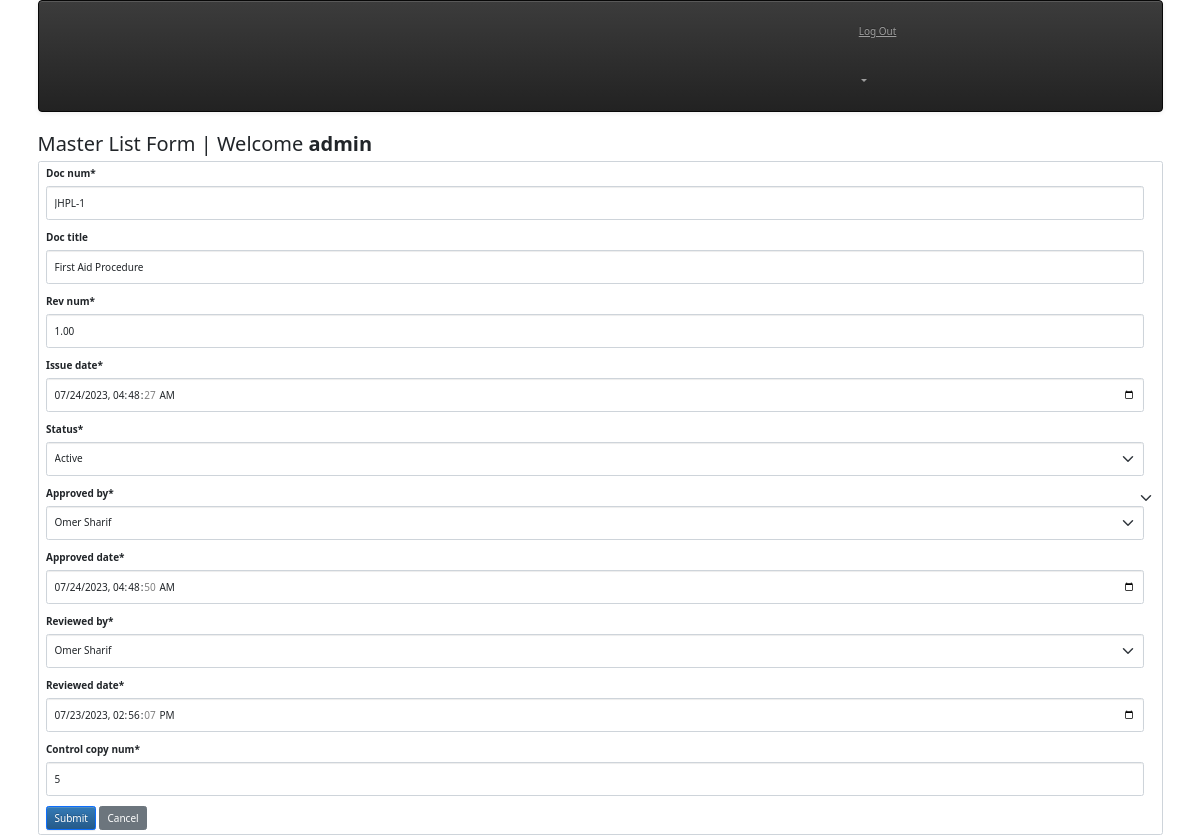
Page /jhpl-ims/master-list/1/update (signed in) on the committed database.
### jhpl_ims/models.py (models this page shows, shortened)
class jhpl_ims_masterlist(models.Model):
    STATUS_SELECT = [
        ("Active", "Active"),
        ("Obsolete", "Obsolete"),
        ]
    ims_masterlist_id = models.AutoField(primary_key=True)
    owner = models.ForeignKey(settings.AUTH_USER_MODEL, on_delete=models.CASCADE)
    doc_num = models.CharField(max_length=200, null = False, blank= False)
    doc_title = models.CharField(max_length=200, null=True, blank=True)
    rev_num = models.DecimalField(max_digits=7, decimal_places=2, null=True)
    issue_date = models.DateTimeField()
    status = models.CharField(max_length=8, choices=STATUS_SELECT)
    approved_by = models.ForeignKey("doc_controller", on_delete=models.CASCADE, related_name="jhpl_approved_by")
    approved_date = models.DateTimeField()
    reviewed_by = models.ForeignKey("doc_controller", on_delete=models.CASCADE, related_name="jhpl_reviewed_by")
    reviewed_date = models.DateTimeField()
    control_copy_num = models.IntegerField()
    created_at = models.DateTimeField(auto_now=True)
    updated_at = models.DateTimeField(auto_now=True)

### jhpl_ims/views.py (the view, shortened to what this page needs)
# urls.py: path('master-list/<int:pk>/update', views.MasterUpdateView.as_view(
class MasterUpdateView(LoginRequiredMixin, View):
    model = jhpl_ims_masterlist
    success_url = reverse_lazy('jhpl_ims/index.html')
    template = 'jhpl_ims/jhpl_ims_masterlist_form.html'
    def get(self, request, pk):
        masterlist = get_object_or_404(self.model, pk=pk)
        form = MasterListForm(instance=masterlist)
        ctx = {'form': form}
        return render(request, self.template, ctx)

### jhpl_ims/forms.py
class MasterListForm(forms.ModelForm):
    class Meta:
        model = jhpl_ims_masterlist
        exclude = ["owner"]
        widgets = {
            'doc_num': forms.TextInput(attrs={'class': 'form-control'}),
            'doc_title': forms.TextInput(attrs={'class': 'form-control'}),
            'rev_num': forms.NumberInput(attrs={'class': 'form-control'}),
            'issue_date': forms.DateTimeInput(attrs={'type': 'datetime-local', 'class': 'form-control'}),
            'status': forms.Select(attrs={'class': 'form-control'}),
            'approved_by': forms.Select(attrs={'class': 'form-control'}),
            'approved_date': forms.DateTimeInput(attrs={'type': 'datetime-local', 'class': 'form-control'}),
            'reviewed_by': forms.Select(attrs={'class': 'form-control'}),
            'reviewed_date': forms.DateTimeInput(attrs={'type': 'datetime-local', 'class': 'form-control'}),
            'control_copy_num': forms.NumberInput(attrs={'class': 'form-control'}),
        }

### jhpl_ims/models.py (called while the page is built)
    def __str__(self):
        return self.name

### jhpl_ims/templates/jhpl_ims/jhpl_ims_masterlist_form.html (shortened to what this page needs)
{% extends "base_menu.html" %} {% load crispy_forms_tags %} {% block content %}
<link
  rel="stylesheet"
  href="https://stackpath.bootstrapcdn.com/bootstrap/5.0.0-beta1/css/bootstrap.min.css"
/>
<h2>Master List Form | Welcome <b>{{user.username}}</b></h2>
<form action="" method="post" class="form-select">
  {% csrf_token %} {{ form|crispy }}
  <input type="submit" value="Submit" class="btn btn-primary" />
  <button
    type="button"
    class="btn btn-secondary"
    onclick="window.location.href='{% url 'jhpl_ims:index' %}'"
  >
    Cancel
  </button>
</form>
{% endblock %}

### rows in the picture
jhpl_ims_masterlist: doc_num "JHPL-1", doc_title "First Aid Procedure", rev_num "1.00", issue_date "07/24/2023 04:48:27", status "Active", approved_by "Omer Sharif", approved_date "07/24/2023 04:48:50", reviewed_by "Omer Sharif", reviewed_date "07/23/2023 14:56:07", control_copy_num "5"

### other values in the picture
{{ user.username }} "admin"
